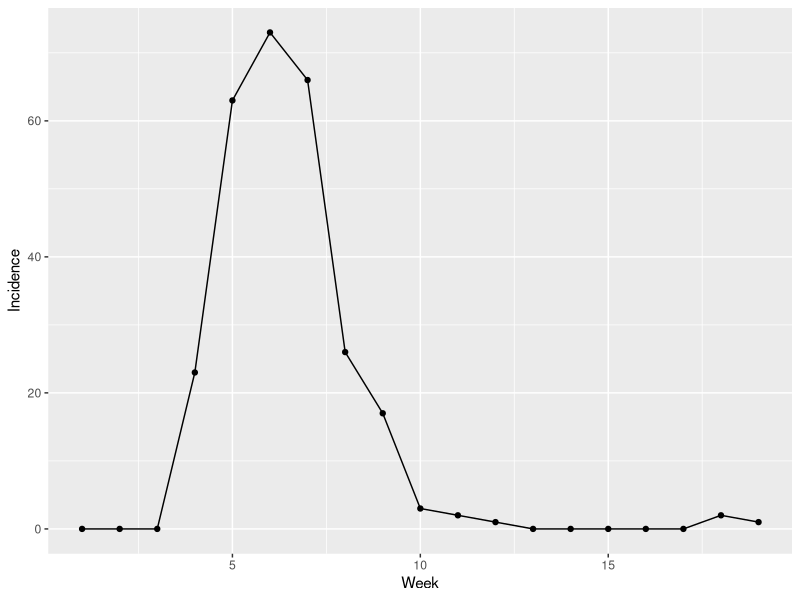
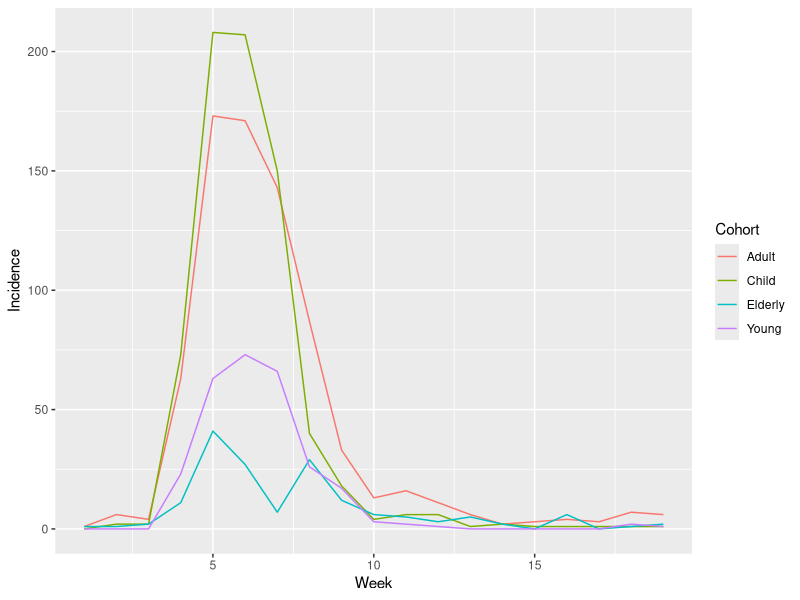
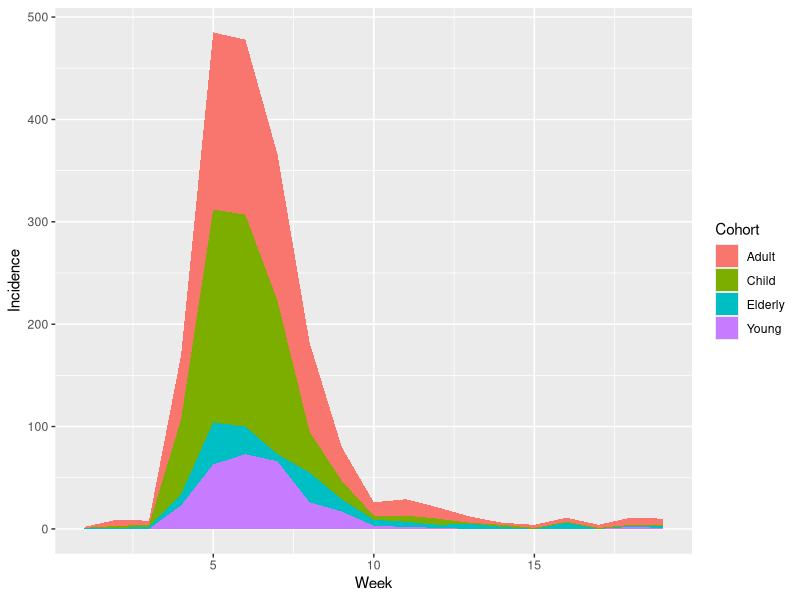

Source code (R) for these figures, in order:
library(tidyverse)

inc <- read_csv("papers/SD tidyverse/data/Incidence.csv")

t_inc <- gather(inc,Cohort,Incidence,Young:Elderly)

ggplot(filter(t_inc,Cohort=="Young"),aes(x=Week,y=Incidence)) + geom_line() + geom_point()

ggplot(t_inc,aes(x=Week,y=Incidence,color=Cohort)) + geom_line()

ggplot(t_inc,aes(x=Week,y=Incidence,fill=Cohort)) + geom_area()

# get the totals sick by cohort
t_inc %>% group_by(Cohort) %>% 
           summarise(TotalInfected=sum(Incidence),
                     PeakValue=max(Incidence),
                     AvrValue=mean(Incidence),
                     SD=sd(Incidence),
                     MinValue=min(Incidence),
                     MaxValue=max(Incidence))

# get the totals sick by week

